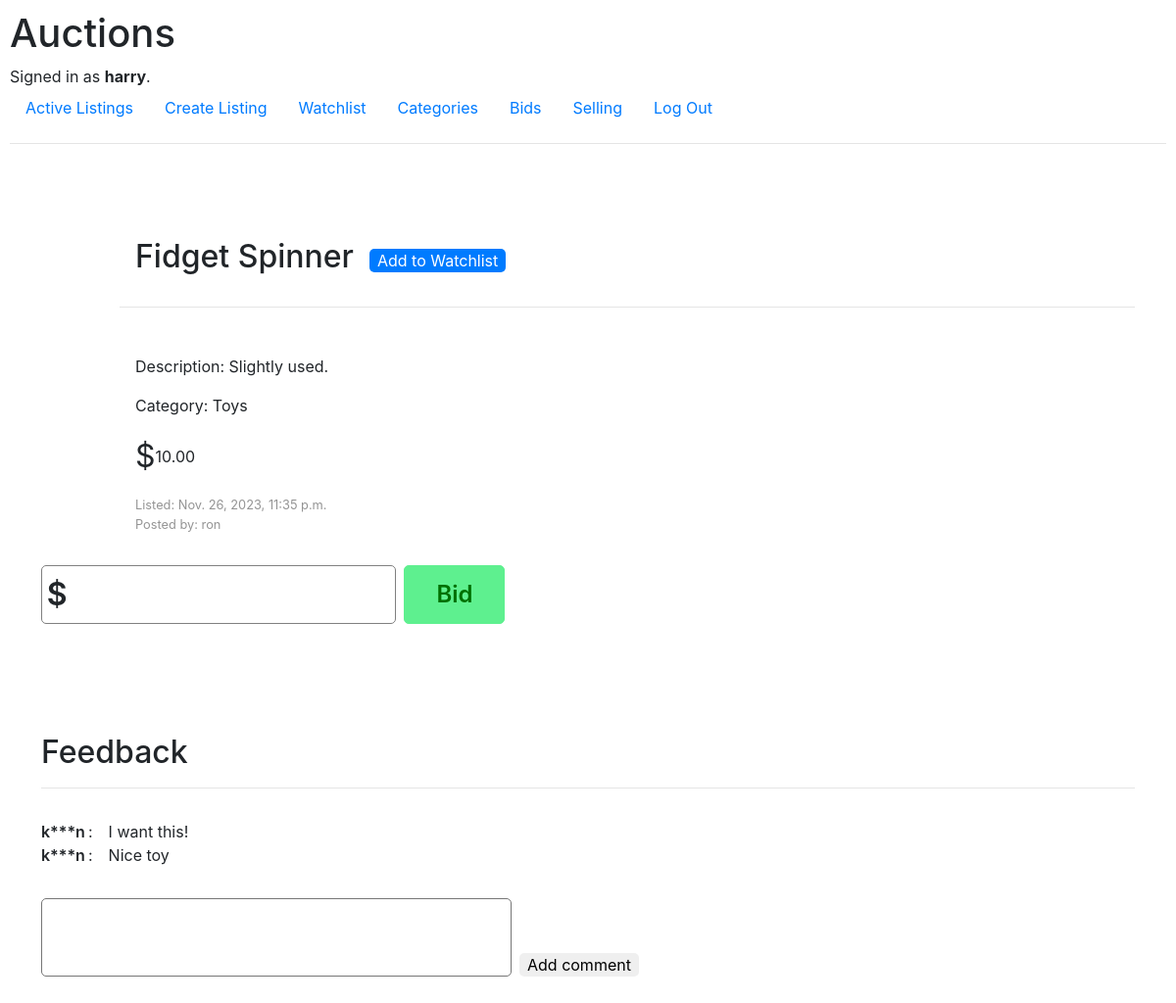
Page /listing/Fidget Spinner/17 (signed in) on the committed database.
### auctions/models.py (models this page shows, shortened)
class User(AbstractUser):
    pass

class Listing(models.Model):
    seller = models.ForeignKey(User, on_delete=models.CASCADE, related_name="ownListings")
    title = models.CharField(max_length=64)
    description = models.CharField(max_length=5000)
    startingBid = models.DecimalField(decimal_places=2,
                                      max_digits=10)
    image = models.CharField(max_length=5000,
                             default="https://upload.wikimedia.org/wikipedia/commons/thumb/4/46/Question_mark_%28black%29.svg/800px-Question_mark_%28black%29.svg.png")
    timestamp = models.DateTimeField(default=timezone.now, editable=False)
    category = models.ForeignKey(Category, on_delete=models.CASCADE, related_name='listingCategory')
    availability = models.BooleanField(default=True)

class Category(models.Model):
    category = models.CharField(max_length=64)
    def __str__(self):
        return f"{self.category}"

class Comment(models.Model):
    user = models.ForeignKey(User, on_delete=models.CASCADE, related_name="commenter")
    comment = models.CharField(max_length=200)
    listing = models.ForeignKey(Listing, on_delete=models.CASCADE, related_name="listingComment", null=True)

### auctions/views.py (the view, shortened to what this page needs)
# urls.py: path("listing/<str:listing_name>/<int:listing_id>", views.listing, name="listing"),
@login_required
def listing(request, listing_name, listing_id):
    item = Listing.objects.filter(pk=listing_id).first()
    watchlist = Watchlist.objects.get(user = User.objects.get(pk=request.user.id)).listing.filter(id=listing_id).first()
    error = []
    return render(request, 'auctions/listing.html', {
        'item' : item,
        'listing_name' : listing_name,
        'watchlist' : watchlist,
        'watchlistCount' : Watchlist.objects.get(user = User.objects.get(pk=request.user.id)).listing.count(),
        'commentForm' : Feedback(),
        'bidForm' : BidForm(),
        'feedback' : [{'user_priv':secure_username(i.user.username), 'comment' : i.comment} for i in item.listingComment.all()],
        'error' : error
    })

### auctions/forms.py
class Feedback(forms.Form):
    feedback = forms.CharField(max_length=200,
                               widget=forms.Textarea,
                               label=False)

class BidForm(forms.Form):
    bid = forms.DecimalField(label='Bid',
                             decimal_places=2,
                             widget=forms.NumberInput(attrs={'step' : '.05'}))

### auctions/utils.py (called while the page is built)
def secure_username(username):
    strlen = len(username)
    mid_chars = username[1:strlen-1]
    return username.replace(mid_chars, '*' * (strlen-2))

### auctions/templates/auctions/listing.html (shortened to what this page needs)
{% extends 'auctions/layout.html' %}
{% block body %}
    <div class="listingwrapper">
        {% if item and item.title|lower == listing_name|lower %}
            <div class="listingHeader">
                <div class="listingInfo">
                    <div class="listingTitleDiv">
                        <h2>{{ item.title }}</h2>
                        {% if item.seller.id != user.id %}
                            {% if watchlist is not None %}
                                <div class="watchlistBtnDiv">
                                    <form action="{% url 'listing' item.title item.id %}" method="post">
                                        {% csrf_token %}
                                        <input type="submit" name="submitBtn" data-action="remove" value="Remove from Watchlist">
                                    </form>
                                </div>
                            {% else %}
                                <div class="watchlistBtnDiv">
                                    <form action="{% url 'listing' item.title item.id %}" method="post">
                                        <input type="submit" name="submitBtn" data-action="add" value="Add to Watchlist">
                                    </form>
                                </div>
                            {% endif%}
                        {% endif %}
                    </div>
                    <hr>
                    <div class="listingDescDiv">
                        <p>Description: {{ item.description }}</p>
                    </div>
                    <div>
                        <p>Category: {{ item.category }}</p>
                    </div>
                    <div class="listingPrice">
                        <span class="dollar">$</span>
                        <p>{{ item.startingBid | floatformat:2 }}</p>
                    </div>
                    <div class="created">
                        <p>Listed: {{ item.timestamp }}</p>
                        <p>Posted by: {{ item.seller.username }}</p>
                    </div>
                </div>
            </div>
            {% if item.seller.id != user.id and item.availability%}
                <div class="bidDiv">
                    <form action="{% url 'listing' item.title item.id %}" method="post">
                        <div class="bidFormInput">
                            <span>$</span>{{ bidForm.bid }}
                        </div>
                        <input type="submit" name="submitBtn" data-action="bid" value="Bid">
                    </form>
                </div>
            {% endif %}
            <div class="listingFeedback">
                <h2>Feedback</h2>
                <hr>
                <div class="feedbackSectionDiv">
                    {% for feedback in feedback %}
                        <div class="name_feedback">
                            <p class="fbname">{{ feedback.user_priv }}</p>
                            <span class="colon">:</span>
                            <p>{{ feedback.comment | safe }}</p>
                        </div>
                    {% empty %}
                        <li>No feedback.</li>
                    {% endfor %}
                </div>
                {% if item.seller.id != user.id %}
                <div class="feedbackDiv">
                    <form action="{% url 'listing' item.title item.id %}" method="post">
                        {{ commentForm }}
                        <input type="submit" name="submitBtn" data-action="comment" value="Add comment">
                    </form>
                </div>
                {% endif %}
            </div>
        {% else %}
        <h1>Listing Page</h1>
        Listing '{{ listing_name }}' not found.
        {% endif %}
    </div>
{% endblock %}

### auctions/templates/auctions/layout.html (shortened to what this page needs)
{% load static %}
<!DOCTYPE html>
<html lang="en">
    <head>
        <link rel="stylesheet" href="https://stackpath.bootstrapcdn.com/bootstrap/4.4.1/css/bootstrap.min.css">
        <link href="{% static 'auctions/styles.css' %}" rel="stylesheet">
    </head>
    <body>
        <h1>Auctions</h1>
        <div>
            {% if user.is_authenticated %}
                Signed in as <strong>{{ user.username }}</strong>.
            {% else %}
                Not signed in.
            {% endif %}
        </div>
        <ul class="nav">
            <li class="nav-item">
                <a class="nav-link" href="{% url 'index' %}">Active Listings</a>
            </li>
            {% if user.is_authenticated %}
                <li class="nav-item">
                    <a class="nav-link" href="{% url 'new' %}">Create Listing</a>
                </li>
                <li class="nav-item">
                    <a class="nav-link watchlistnav" href="{% url 'watchlist' %}">Watchlist
                    </a>
                </li>
                <li class="nav-item">
                    <a class="nav-link" href="{% url 'categories' %}">Categories</a>
                </li>
                <li class="nav-item">
                    <a class="nav-link" href="{% url 'bids' %}">Bids</a>
                </li>
                <li class="nav-item">
                    <a class="nav-link" href="{% url 'selling' %}">Selling</a>
                </li>
                <li class="nav-item">
                    <a class="nav-link" href="{% url 'logout' %}">Log Out</a>
                </li>
            {% endif %}
        </ul>
        <hr>
        {% block body %}
        {% endblock %}
    </body>
</html>

### auctions/static/auctions/styles.css (style rules this page uses)
* { padding: 0; margin: 0; box-sizing: border-box; text-decoration: none !important; }
body { padding: 10px; }
.dollar { font-style: bold; font-size: 2rem; }
.created p { margin-bottom: 0; font-size: .8rem; color: rgba(128, 128, 128, 0.84); }
.listingwrapper { display: flex; flex-direction: column; padding-block: 5rem; padding-inline: 2rem; gap: 2rem; }
.listingHeader { display: flex; flex-direction: row; gap: 5rem; width: 100%; }
.listingInfo { display: flex; flex-direction: column; gap: 1rem; width: 100%; }
.listingInfo div { margin-left: 1rem; }
.listingInfo div > * { margin: 0; }
.listingTitleDiv { display: inline-flex; gap: 1rem; width: max-content; align-items: end; }
.listingTitleDiv * { align-self: end; }
.listingPrice { display: flex; flex-direction: row; align-items: center; }
.listingPrice>* { margin: 0; }
.listingDescDiv { margin-top: 1rem; }
.name_feedback { display: inline-flex; }
.listingFeedback { margin-top: 5rem; display: flex; flex-direction: column; }
.feedbackSectionDiv { margin-top: 2rem; display: flex; flex-direction: column; }
.fbname { width: 3rem; font-weight: 600; }
.colon { margin-right: 1rem; }
.feedbackDiv { margin-top: 2rem; }
.feedbackDiv form { display: inline-flex; align-items: center; gap: .5rem; }
.listingFeedback * { margin-bottom: 0; }
.feedbackDiv textarea { width: 30rem; height: 5rem; padding: .5rem; outline: none; resize: none; border-radius: 5px; }
[data-action=add] { padding-inline: .5rem; margin-bottom: 3px; background-color: #007bff; color: white; border: none; border-radius: 5px; }
.bidDiv { width: max-content; }
.bidDiv * { margin: 0; }
.bidFormInput { display: inline-flex; border: 1px solid gray; padding: .3rem; gap: 10px; border-radius: 5px; }
.bidDiv form { display: inline-flex; align-items: center; gap: .5rem; }
.bidFormInput * { border: none; outline: none; align-self: center; font-size: 1.5rem; }
.bidFormInput span { font-weight: 600; font-size: 2rem; }
[name=bid] { width: 20rem; }
[data-action=bid] { padding-block: .7rem; padding-inline: 2rem; border-radius: 5px; border: 1px solid rgb(94, 240, 143); background-color: rgb(94, 240, 143); font-size: 1.5rem; font-weight: 600; color: rgb(0, 112, 0); }
[data-action=comment] { padding-inline: .5rem; border-radius: 5px; border: none; align-self: end; }
.listingTitleDiv, .infoTitle { position: relative; }

### rows in the picture
User: username "harry"
Listing: title "Fidget Spinner", description "Slightly used.", category "Toys", startingBid "10.00", timestamp "Nov. 26, 2023, 11:35 p.m.", seller.username "ron"
Comment: comment "I want this!"
Comment: comment "Nice toy"

### other values in the picture
{{ feedback.user_priv }} "k***n" "k***n"
